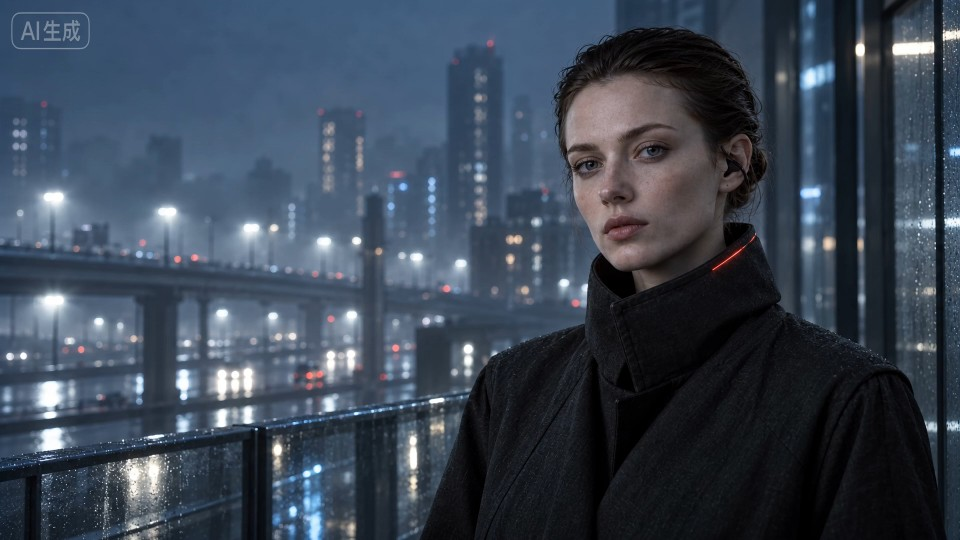
#> input picture outputs/ai-city-takeover/ep01/qa/A01-v2/observer-verification/playback-00-0.000.jpg, 960 x 540 px; its folder holds only this picture in this run
$ python motion_analysis.py
#> lines starting #> are read from the running program, lines starting #| are printed output that depends on the picture
"""Small local NCC measurements; observations only, no render or Product state."""
from pathlib import Path
import json
import numpy as np
from PIL import Image
ROOT=Path(__file__).resolve().parent
files=sorted(ROOT.glob('playback-*.jpg'))
frames=[np.asarray(Image.open(p).convert('L'),dtype=np.float32) for p in files]
#> frames = 1 item
points={'bg-city':(440,140),'bg-lamp':(345,235),'bg-bridge':(145,342),'bg-window':(920,120),'body-left-shoulder':(470,360),'body-collar':(594,289),'body-redline':(740,260)}
rows=[]
for file,frame in zip(files,frames):
 row={'file':file.name,'time':float(file.stem.split('-')[-1]),'tracks':{}}
 for name,(x,y) in points.items():
  half=12;search=16
  template=frames[0][y-half:y+half,x-half:x+half];template=template-template.mean()
  region=frame[y-half-search:y+half+search,x-half-search:x+half+search]
  windows=np.lib.stride_tricks.sliding_window_view(region,template.shape)
  n=template.size;sw=windows.sum(axis=(-1,-2));sw2=(windows*windows).sum(axis=(-1,-2))
  denom=np.sqrt(np.maximum(sw2-sw*sw/n,0))*np.sqrt((template*template).sum())
  corr=np.divide((windows*template).sum(axis=(-1,-2)),denom,out=np.full(denom.shape,-1.0,dtype=np.float32),where=denom>1e-5)
  iy,ix=np.unravel_index(np.argmax(corr),corr.shape)
  row['tracks'][name]={'dx':int(ix-search),'dy':int(iy-search),'ncc':float(corr[iy,ix])}
 good=[(points[name],track) for name,track in row['tracks'].items() if name.startswith('bg-') and track['ncc']>0.8]
 if len(good)>=3:
  a=[];b=[]
  for (x,y),track in good:a.extend([[x,1,0],[y,0,1]]);b.extend([x+track['dx'],y+track['dy']])
  fit=np.linalg.lstsq(np.array(a),np.array(b),rcond=None)[0]
  row['background_similarity']={'scale':float(fit[0]),'translate_x':float(fit[1]),'translate_y':float(fit[2]),'fit_rmse_px':float(np.sqrt(np.mean((np.array(a)@fit-np.array(b))**2)))}
  for name,(x,y) in points.items():
   if name.startswith('body-'):
    track=row['tracks'][name];track['residual_dx']=float(track['dx']-((fit[0]-1)*x+fit[1]));track['residual_dy']=float(track['dy']-((fit[0]-1)*y+fit[2]))
 rows.append(row)
#> this loop made 1 pass
#> fit on pass 1: [1, 3.7e-15, 1.24e-14]
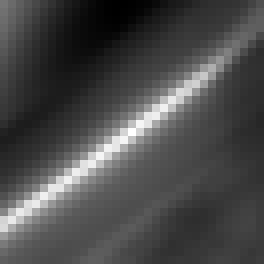
#> corr: shape (33, 33) float32 (shown 8 times larger); min -0.335, max 1, mean 0.057; drawn with min black and max white
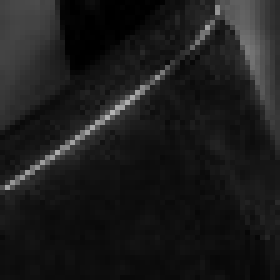
#> region: shape (56, 56) float32 (shown 5 times larger); min 0, max 180, mean 27.6
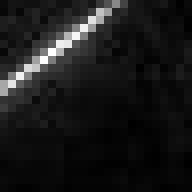
#> template: shape (24, 24) float32 (shown 8 times larger); min -17.42, max 152.6, mean 0; drawn with min black and max white
#> after the loop, rows = 1 item
output={'method':'local 24x24 grayscale NCC over +/-16px at 960x540 normal-speed capture; bg similarity least squares, no learned detector','limitations':['Integer-pixel match quantization; local perspective and image synthesis may violate a global similarity model.','Residuals establish independent local motion, not a physiological cause.','NCC scale fit is background image change; it cannot distinguish an actual dolly from a digital zoom.'],'rows':rows}
(ROOT/'motion-measurements.json').write_text(json.dumps(output,indent=2)+'\n')
for row in rows:
 print(json.dumps({'t':row['time'],'bg':row.get('background_similarity'),'body':{k:{q:round(v,3) if isinstance(v,float) else v for q,v in x.items()} for k,x in row['tracks'].items() if k.startswith('body-')}},ensure_ascii=False))
#> this loop made 1 pass
#> (printed output is left out)
